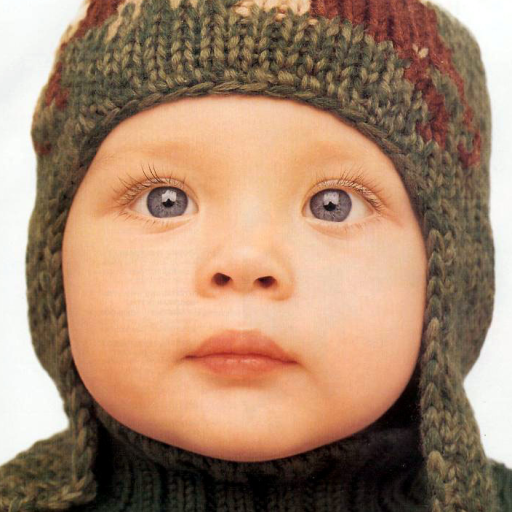
#> input picture DRCN-tf2016/data/Set5/img_001.png, 512 x 512 px, given in place of 1.jpg, which was not available
$ python Hist_balance.py ../DRCN-tf2016/data/Set5/img_001.png
#> lines starting #> are read from the running program, lines starting #| are printed output that depends on the picture; pictures that were not available may be replaced by others from this repository, and a replacement may not be noted
import cv2 as cv
import numpy as np
import matplotlib.pyplot as plt

import os
import sys
path = os.path.abspath(os.path.dirname(sys.argv[0]))

# 绘制直方图函数
def grayHist(img):
    h, w = img.shape[:2]
    pixelSequence = img.reshape([h * w, ])
    numberBins = 256
    histogram, bins, patch = plt.hist(pixelSequence, numberBins,
                                      facecolor='black', histtype='bar')
    plt.xlabel("gray label")
    plt.ylabel("number of pixels")
    plt.axis([0, 255, 0, np.max(histogram)])
    plt.show()

img = cv.imread(path+'./img/1.jpg', 0)
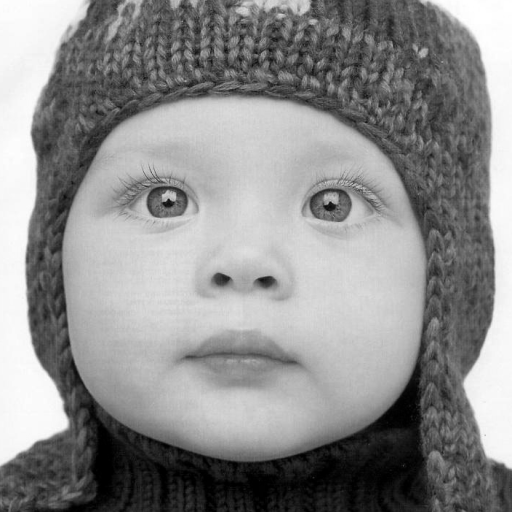
#> img: shape (512, 512); min 0, max 255, mean 140.7
out = 2.0 * img
# 进行数据截断，大于255的值截断为255
out[out > 255] = 255
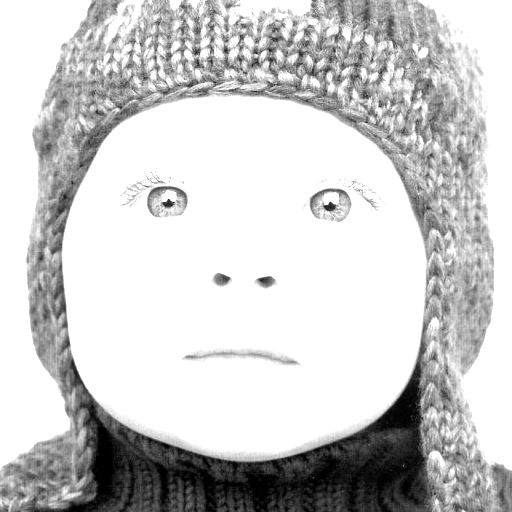
#> out: shape (512, 512) float64; min 0, max 255, mean 203.3
# 数据类型转换
out = np.around(out)
out = out.astype(np.uint8)
# 分别绘制处理前后的直方图
grayHist(img)
#> in grayHist, `histogram, bins, patch = plt.hist(pixelSequence, numberBins, facecolor..`: histogram = 256 values, max 5404 at index 248, min 43 at index 224, mean 1024; bins = 257 values from 0 to 255; patch = 256 items
#> in grayHist, `plt.show()`:
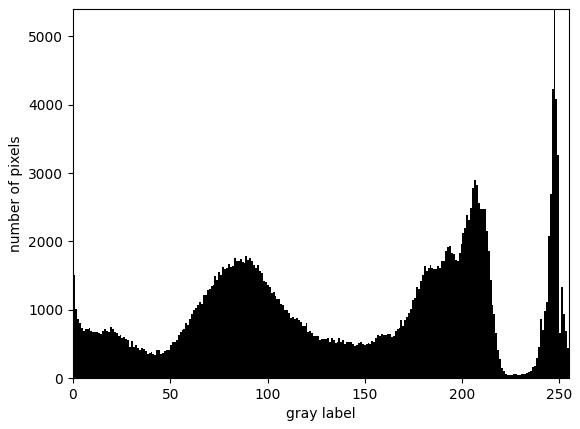
#> figure drawn by matplotlib, 1 panel; tallest bar 5404 high, from x = 247 to 248
grayHist(out)
#> in grayHist (call 2), `histogram, bins, patch = plt.hist(pixelSequence, numberBins, facecolor..`: histogram = 256 values, max 141556 at index 255, min 0 at index 1, mean 1024
#> in grayHist (call 2), `plt.show()`:
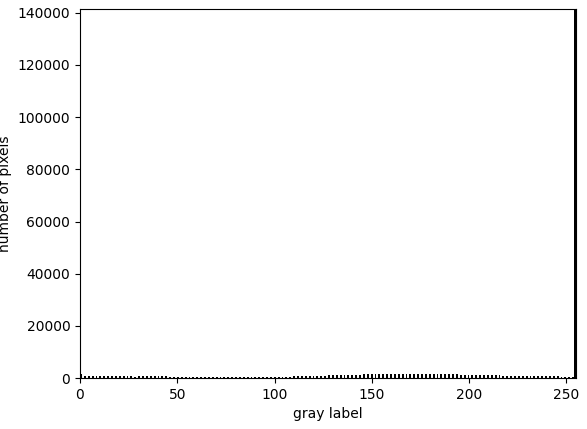
#> figure drawn by matplotlib, 1 panel; tallest bar 141556 high, from x = 254 to 255
cv.imshow("img", img)
cv.imshow("out", out)
cv.waitKey(0)
cv.destroyAllWindows()

$ run again, on DRCN-tf2016/data/Set5/img_002.png
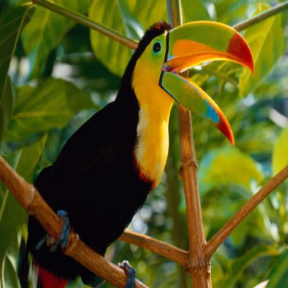
#> input picture DRCN-tf2016/data/Set5/img_002.png, 288 x 288 px, given in place of 1.jpg, which was not available
#> `out[out > 255] = 255`:
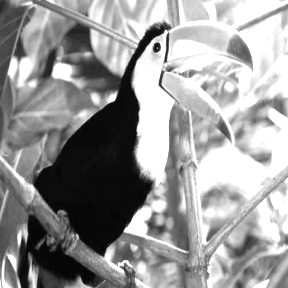
#> out: shape (288, 288) float64; min 0, max 255, mean 152.3
#> histogram = 256 values, max 3977 at index 5, min 0 at index 28, mean 324; bins = 257 values from 0 to 247; patch = 256 items
#> histogram = 256 values, max 15065 at index 255, min 0 at index 1, mean 324; bins = 257 values from 0 to 255
#> in grayHist (call 2), `plt.show()`:
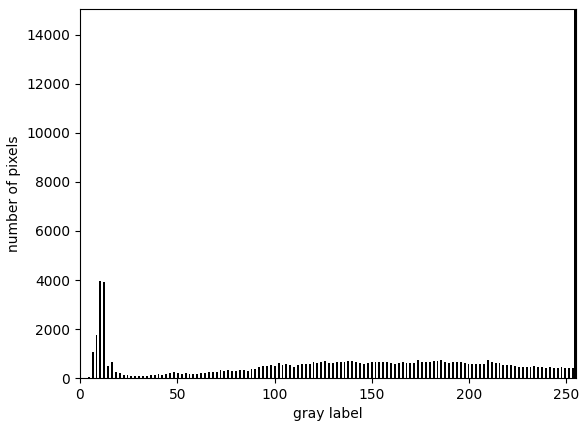
#> figure drawn by matplotlib, 1 panel; tallest bar 15065 high, from x = 254 to 255
